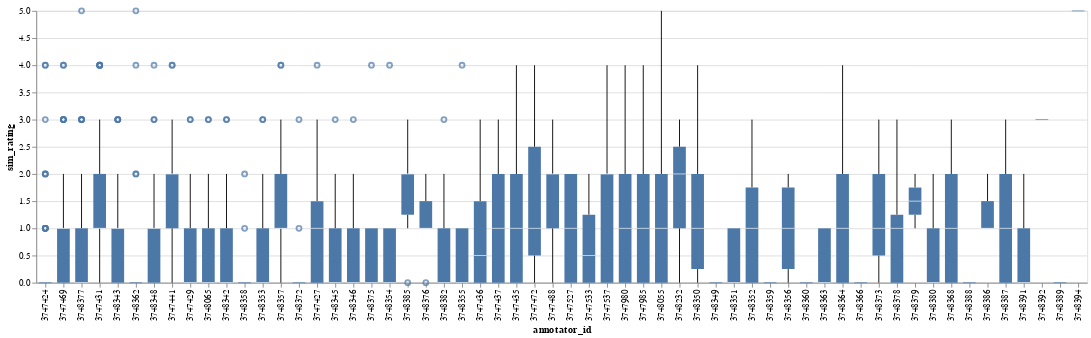

Source (notebook cell):
### Code cell
# Altair boxplot of similarity ratings. Sort indices by number of annotations made by each annotator
alt.Chart(filt_df.reset_index()).mark_boxplot().encode(
    x=alt.X('annotator_id:N', 
            sort=alt.EncodingSortField(
                        field='sim_rating', 
                        op='count', 
                        order='descending')),
    y=alt.Y('sim_rating:Q'),
)

### Figure 1 — Vega-Lite specification as saved in the notebook (floating-point values rounded to 4 significant figures; data arrays with more than 128 entries replaced by an {"elided": "..."} marker saying what was removed)
{"config": {"view": {"continuousWidth": 400, "continuousHeight": 300}}, "data": {"name": "data-a715e3e6ad0f75a92ee534bd985c6112"}, "mark": "boxplot", "encoding": {"x": {"field": "annotator_id", "sort": {"field": "sim_rating", "op": "count", "order": "descending"}, "type": "nominal"}, "y": {"field": "sim_rating", "type": "quantitative"}}, "$schema": "https://vega.github.io/schema/vega-lite/v4.17.0.json", "datasets": {"data-a715e3e6ad0f75a92ee534bd985c6112": {"elided": "2028 records"}}}
